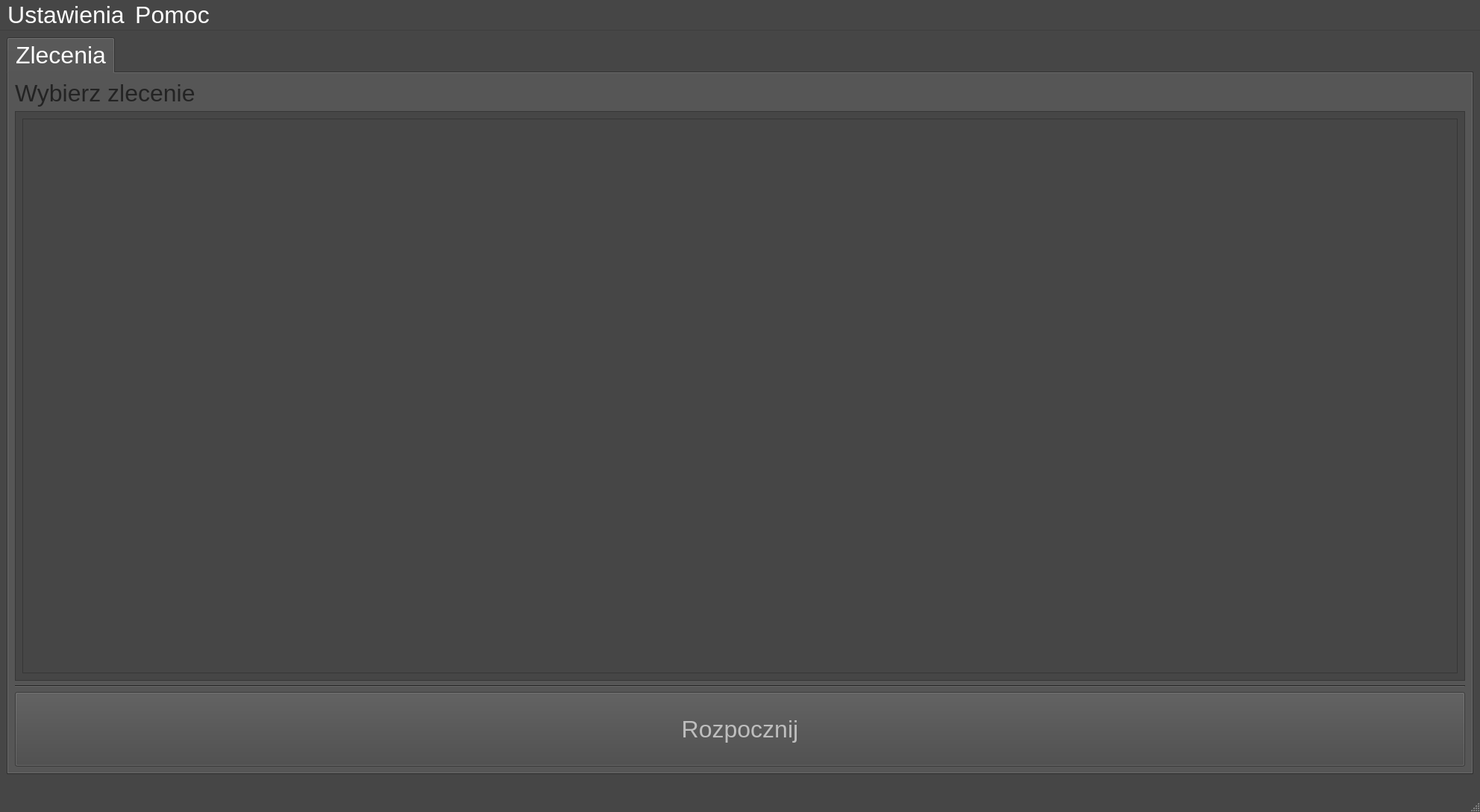
<?xml version="1.0" encoding="UTF-8"?>
<ui version="4.0">
 <class>MainObject</class>
 <widget class="QMainWindow" name="MainObject">
  <property name="enabled">
   <bool>true</bool>
  </property>
  <property name="geometry">
   <rect>
    <x>0</x>
    <y>0</y>
    <width>1984</width>
    <height>1089</height>
   </rect>
  </property>
  <property name="palette">
   <palette>
    <active>
     <colorrole role="WindowText">
      <brush brushstyle="SolidPattern">
       <color alpha="255">
        <red>255</red>
        <green>255</green>
        <blue>255</blue>
       </color>
      </brush>
     </colorrole>
     <colorrole role="Button">
      <brush brushstyle="SolidPattern">
       <color alpha="255">
        <red>70</red>
        <green>70</green>
        <blue>70</blue>
       </color>
      </brush>
     </colorrole>
     <colorrole role="Light">
      <brush brushstyle="SolidPattern">
       <color alpha="255">
        <red>105</red>
        <green>105</green>
        <blue>105</blue>
       </color>
      </brush>
     </colorrole>
     <colorrole role="Midlight">
      <brush brushstyle="SolidPattern">
       <color alpha="255">
        <red>87</red>
        <green>87</green>
        <blue>87</blue>
       </color>
      </brush>
     </colorrole>
     <colorrole role="Dark">
      <brush brushstyle="SolidPattern">
       <color alpha="255">
        <red>35</red>
        <green>35</green>
        <blue>35</blue>
       </color>
      </brush>
     </colorrole>
     <colorrole role="Mid">
      <brush brushstyle="SolidPattern">
       <color alpha="255">
        <red>47</red>
        <green>47</green>
        <blue>47</blue>
       </color>
      </brush>
     </colorrole>
     <colorrole role="Text">
      <brush brushstyle="SolidPattern">
       <color alpha="255">
        <red>255</red>
        <green>255</green>
        <blue>255</blue>
       </color>
      </brush>
     </colorrole>
     <colorrole role="BrightText">
      <brush brushstyle="SolidPattern">
       <color alpha="255">
        <red>255</red>
        <green>255</green>
        <blue>255</blue>
       </color>
      </brush>
     </colorrole>
     <colorrole role="ButtonText">
      <brush brushstyle="SolidPattern">
       <color alpha="255">
        <red>255</red>
        <green>255</green>
        <blue>255</blue>
       </color>
      </brush>
     </colorrole>
     <colorrole role="Base">
      <brush brushstyle="SolidPattern">
       <color alpha="255">
        <red>0</red>
        <green>0</green>
        <blue>0</blue>
       </color>
      </brush>
     </colorrole>
     <colorrole role="Window">
      <brush brushstyle="SolidPattern">
       <color alpha="255">
        <red>70</red>
        <green>70</green>
        <blue>70</blue>
       </color>
      </brush>
     </colorrole>
     <colorrole role="Shadow">
      <brush brushstyle="SolidPattern">
       <color alpha="255">
        <red>0</red>
        <green>0</green>
        <blue>0</blue>
       </color>
      </brush>
     </colorrole>
     <colorrole role="AlternateBase">
      <brush brushstyle="SolidPattern">
       <color alpha="255">
        <red>35</red>
        <green>35</green>
        <blue>35</blue>
       </color>
      </brush>
     </colorrole>
     <colorrole role="ToolTipBase">
      <brush brushstyle="SolidPattern">
       <color alpha="255">
        <red>255</red>
        <green>255</green>
        <blue>220</blue>
       </color>
      </brush>
     </colorrole>
     <colorrole role="ToolTipText">
      <brush brushstyle="SolidPattern">
       <color alpha="255">
        <red>0</red>
        <green>0</green>
        <blue>0</blue>
       </color>
      </brush>
     </colorrole>
     <colorrole role="PlaceholderText">
      <brush brushstyle="SolidPattern">
       <color alpha="127">
        <red>255</red>
        <green>255</green>
        <blue>255</blue>
       </color>
      </brush>
     </colorrole>
    </active>
    <inactive>
     <colorrole role="WindowText">
      <brush brushstyle="SolidPattern">
       <color alpha="255">
        <red>255</red>
        <green>255</green>
        <blue>255</blue>
       </color>
      </brush>
     </colorrole>
     <colorrole role="Button">
      <brush brushstyle="SolidPattern">
       <color alpha="255">
        <red>70</red>
        <green>70</green>
        <blue>70</blue>
       </color>
      </brush>
     </colorrole>
     <colorrole role="Light">
      <brush brushstyle="SolidPattern">
       <color alpha="255">
        <red>105</red>
        <green>105</green>
        <blue>105</blue>
       </color>
      </brush>
     </colorrole>
     <colorrole role="Midlight">
      <brush brushstyle="SolidPattern">
       <color alpha="255">
        <red>87</red>
        <green>87</green>
        <blue>87</blue>
       </color>
      </brush>
     </colorrole>
     <colorrole role="Dark">
      <brush brushstyle="SolidPattern">
       <color alpha="255">
        <red>35</red>
        <green>35</green>
        <blue>35</blue>
       </color>
      </brush>
     </colorrole>
     <colorrole role="Mid">
      <brush brushstyle="SolidPattern">
       <color alpha="255">
        <red>47</red>
        <green>47</green>
        <blue>47</blue>
       </color>
      </brush>
     </colorrole>
     <colorrole role="Text">
      <brush brushstyle="SolidPattern">
       <color alpha="255">
        <red>255</red>
        <green>255</green>
        <blue>255</blue>
       </color>
      </brush>
     </colorrole>
     <colorrole role="BrightText">
      <brush brushstyle="SolidPattern">
       <color alpha="255">
        <red>255</red>
        <green>255</green>
        <blue>255</blue>
       </color>
      </brush>
     </colorrole>
     <colorrole role="ButtonText">
      <brush brushstyle="SolidPattern">
       <color alpha="255">
        <red>255</red>
        <green>255</green>
        <blue>255</blue>
       </color>
      </brush>
     </colorrole>
     <colorrole role="Base">
      <brush brushstyle="SolidPattern">
       <color alpha="255">
        <red>0</red>
        <green>0</green>
        <blue>0</blue>
       </color>
      </brush>
     </colorrole>
     <colorrole role="Window">
      <brush brushstyle="SolidPattern">
       <color alpha="255">
        <red>70</red>
        <green>70</green>
        <blue>70</blue>
       </color>
      </brush>
     </colorrole>
     <colorrole role="Shadow">
      <brush brushstyle="SolidPattern">
       <color alpha="255">
        <red>0</red>
        <green>0</green>
        <blue>0</blue>
       </color>
      </brush>
     </colorrole>
     <colorrole role="AlternateBase">
      <brush brushstyle="SolidPattern">
       <color alpha="255">
        <red>35</red>
        <green>35</green>
        <blue>35</blue>
       </color>
      </brush>
     </colorrole>
     <colorrole role="ToolTipBase">
      <brush brushstyle="SolidPattern">
       <color alpha="255">
        <red>255</red>
        <green>255</green>
        <blue>220</blue>
       </color>
      </brush>
     </colorrole>
     <colorrole role="ToolTipText">
      <brush brushstyle="SolidPattern">
       <color alpha="255">
        <red>0</red>
        <green>0</green>
        <blue>0</blue>
       </color>
      </brush>
     </colorrole>
     <colorrole role="PlaceholderText">
      <brush brushstyle="SolidPattern">
       <color alpha="127">
        <red>255</red>
        <green>255</green>
        <blue>255</blue>
       </color>
      </brush>
     </colorrole>
    </inactive>
    <disabled>
     <colorrole role="WindowText">
      <brush brushstyle="SolidPattern">
       <color alpha="255">
        <red>35</red>
        <green>35</green>
        <blue>35</blue>
       </color>
      </brush>
     </colorrole>
     <colorrole role="Button">
      <brush brushstyle="SolidPattern">
       <color alpha="255">
        <red>70</red>
        <green>70</green>
        <blue>70</blue>
       </color>
      </brush>
     </colorrole>
     <colorrole role="Light">
      <brush brushstyle="SolidPattern">
       <color alpha="255">
        <red>105</red>
        <green>105</green>
        <blue>105</blue>
       </color>
      </brush>
     </colorrole>
     <colorrole role="Midlight">
      <brush brushstyle="SolidPattern">
       <color alpha="255">
        <red>87</red>
        <green>87</green>
        <blue>87</blue>
       </color>
      </brush>
     </colorrole>
     <colorrole role="Dark">
      <brush brushstyle="SolidPattern">
       <color alpha="255">
        <red>35</red>
        <green>35</green>
        <blue>35</blue>
       </color>
      </brush>
     </colorrole>
     <colorrole role="Mid">
      <brush brushstyle="SolidPattern">
       <color alpha="255">
        <red>47</red>
        <green>47</green>
        <blue>47</blue>
       </color>
      </brush>
     </colorrole>
     <colorrole role="Text">
      <brush brushstyle="SolidPattern">
       <color alpha="255">
        <red>35</red>
        <green>35</green>
        <blue>35</blue>
       </color>
      </brush>
     </colorrole>
     <colorrole role="BrightText">
      <brush brushstyle="SolidPattern">
       <color alpha="255">
        <red>255</red>
        <green>255</green>
        <blue>255</blue>
       </color>
      </brush>
     </colorrole>
     <colorrole role="ButtonText">
      <brush brushstyle="SolidPattern">
       <color alpha="255">
        <red>35</red>
        <green>35</green>
        <blue>35</blue>
       </color>
      </brush>
     </colorrole>
     <colorrole role="Base">
      <brush brushstyle="SolidPattern">
       <color alpha="255">
        <red>70</red>
        <green>70</green>
        <blue>70</blue>
       </color>
      </brush>
     </colorrole>
     <colorrole role="Window">
      <brush brushstyle="SolidPattern">
       <color alpha="255">
        <red>70</red>
        <green>70</green>
        <blue>70</blue>
       </color>
      </brush>
     </colorrole>
     <colorrole role="Shadow">
      <brush brushstyle="SolidPattern">
       <color alpha="255">
        <red>0</red>
        <green>0</green>
        <blue>0</blue>
       </color>
      </brush>
     </colorrole>
     <colorrole role="AlternateBase">
      <brush brushstyle="SolidPattern">
       <color alpha="255">
        <red>70</red>
        <green>70</green>
        <blue>70</blue>
       </color>
      </brush>
     </colorrole>
     <colorrole role="ToolTipBase">
      <brush brushstyle="SolidPattern">
       <color alpha="255">
        <red>255</red>
        <green>255</green>
        <blue>220</blue>
       </color>
      </brush>
     </colorrole>
     <colorrole role="ToolTipText">
      <brush brushstyle="SolidPattern">
       <color alpha="255">
        <red>0</red>
        <green>0</green>
        <blue>0</blue>
       </color>
      </brush>
     </colorrole>
     <colorrole role="PlaceholderText">
      <brush brushstyle="SolidPattern">
       <color alpha="127">
        <red>35</red>
        <green>35</green>
        <blue>35</blue>
       </color>
      </brush>
     </colorrole>
    </disabled>
   </palette>
  </property>
  <property name="font">
   <font>
    <family>Tahoma</family>
    <pointsize>24</pointsize>
    <bold>false</bold>
   </font>
  </property>
  <property name="mouseTracking">
   <bool>false</bool>
  </property>
  <property name="contextMenuPolicy">
   <enum>Qt::DefaultContextMenu</enum>
  </property>
  <property name="windowTitle">
   <string>Sterowanie</string>
  </property>
  <property name="toolButtonStyle">
   <enum>Qt::ToolButtonIconOnly</enum>
  </property>
  <property name="documentMode">
   <bool>false</bool>
  </property>
  <property name="tabShape">
   <enum>QTabWidget::Rounded</enum>
  </property>
  <widget class="QWidget" name="centralwidget">
   <property name="sizePolicy">
    <sizepolicy hsizetype="Maximum" vsizetype="Maximum">
     <horstretch>0</horstretch>
     <verstretch>0</verstretch>
    </sizepolicy>
   </property>
   <layout class="QHBoxLayout" name="horizontalLayout_2">
    <item>
     <widget class="QTabWidget" name="tabWidget">
      <property name="sizePolicy">
       <sizepolicy hsizetype="Expanding" vsizetype="MinimumExpanding">
        <horstretch>0</horstretch>
        <verstretch>0</verstretch>
       </sizepolicy>
      </property>
      <property name="currentIndex">
       <number>0</number>
      </property>
      <property name="tabsClosable">
       <bool>false</bool>
      </property>
      <property name="tabBarAutoHide">
       <bool>false</bool>
      </property>
      <widget class="QWidget" name="orders_tab">
       <property name="enabled">
        <bool>false</bool>
       </property>
       <attribute name="title">
        <string>Zlecenia</string>
       </attribute>
       <layout class="QVBoxLayout" name="verticalLayout_3">
        <item>
         <widget class="QLabel" name="choice_label">
          <property name="text">
           <string>Wybierz zlecenie</string>
          </property>
         </widget>
        </item>
        <item>
         <widget class="QScrollArea" name="orders_scrollArea">
          <property name="widgetResizable">
           <bool>true</bool>
          </property>
          <widget class="QWidget" name="scrollAreaWidgetContents">
           <property name="geometry">
            <rect>
             <x>0</x>
             <y>0</y>
             <width>1942</width>
             <height>600</height>
            </rect>
           </property>
           <layout class="QVBoxLayout" name="verticalLayout_4">
            <item>
             <widget class="QListWidget" name="listWidget"/>
            </item>
           </layout>
          </widget>
         </widget>
        </item>
        <item>
         <widget class="Line" name="line_2">
          <property name="orientation">
           <enum>Qt::Horizontal</enum>
          </property>
         </widget>
        </item>
        <item>
         <widget class="QPushButton" name="runOrder_pushButton">
          <property name="enabled">
           <bool>false</bool>
          </property>
          <property name="minimumSize">
           <size>
            <width>0</width>
            <height>100</height>
           </size>
          </property>
          <property name="palette">
           <palette>
            <active>
             <colorrole role="Button">
              <brush brushstyle="SolidPattern">
               <color alpha="255">
                <red>255</red>
                <green>170</green>
                <blue>0</blue>
               </color>
              </brush>
             </colorrole>
             <colorrole role="ButtonText">
              <brush brushstyle="SolidPattern">
               <color alpha="255">
                <red>0</red>
                <green>0</green>
                <blue>0</blue>
               </color>
              </brush>
             </colorrole>
            </active>
            <inactive>
             <colorrole role="Button">
              <brush brushstyle="SolidPattern">
               <color alpha="255">
                <red>70</red>
                <green>70</green>
                <blue>70</blue>
               </color>
              </brush>
             </colorrole>
             <colorrole role="ButtonText">
              <brush brushstyle="SolidPattern">
               <color alpha="255">
                <red>0</red>
                <green>0</green>
                <blue>0</blue>
               </color>
              </brush>
             </colorrole>
            </inactive>
            <disabled>
             <colorrole role="Button">
              <brush brushstyle="SolidPattern">
               <color alpha="255">
                <red>70</red>
                <green>70</green>
                <blue>70</blue>
               </color>
              </brush>
             </colorrole>
            </disabled>
           </palette>
          </property>
          <property name="text">
           <string>Rozpocznij</string>
          </property>
          <property name="shortcut">
           <string/>
          </property>
         </widget>
        </item>
       </layout>
      </widget>
     </widget>
    </item>
   </layout>
  </widget>
  <widget class="QStatusBar" name="statusBar">
   <property name="toolTipDuration">
    <number>-1</number>
   </property>
   <property name="autoFillBackground">
    <bool>true</bool>
   </property>
   <property name="sizeGripEnabled">
    <bool>true</bool>
   </property>
  </widget>
  <widget class="QMenuBar" name="menuBar">
   <property name="geometry">
    <rect>
     <x>0</x>
     <y>0</y>
     <width>1984</width>
     <height>83</height>
    </rect>
   </property>
   <widget class="QMenu" name="menuSettings">
    <property name="title">
     <string>Ustawienia</string>
    </property>
   </widget>
   <widget class="QMenu" name="menuHelp">
    <property name="title">
     <string>Pomoc</string>
    </property>
    <addaction name="actionInformation"/>
    <addaction name="actionManual"/>
   </widget>
   <addaction name="menuSettings"/>
   <addaction name="menuHelp"/>
  </widget>
  <action name="actionManual">
   <property name="text">
    <string>Instrukcja obsługi</string>
   </property>
   <property name="font">
    <font>
     <pointsize>20</pointsize>
    </font>
   </property>
  </action>
  <action name="actionInformation">
   <property name="text">
    <string>Informacje</string>
   </property>
   <property name="font">
    <font>
     <pointsize>20</pointsize>
    </font>
   </property>
  </action>
 </widget>
 <resources/>
 <connections/>
</ui>
